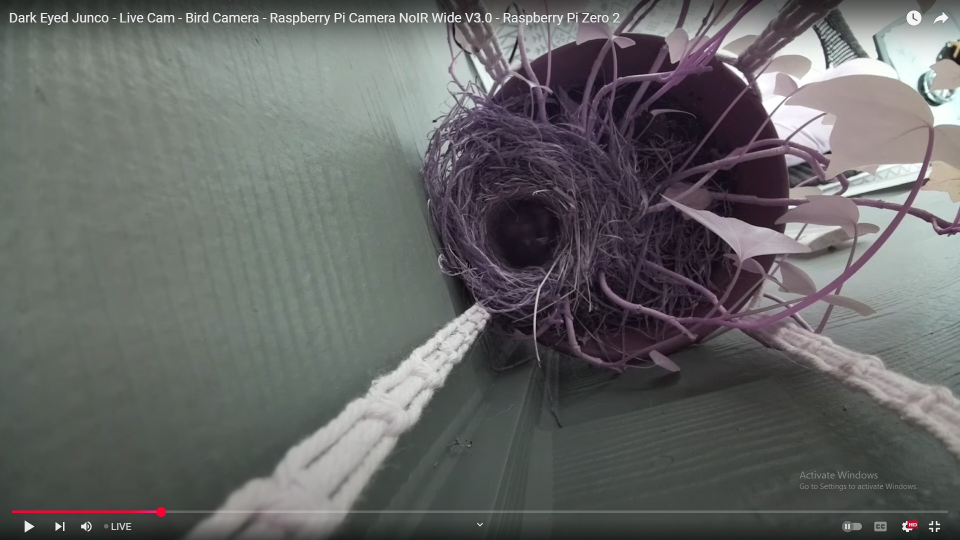
#> input picture ExampleOff.jpg, 1920 x 1080 px (shown at 1/2 size)
$ python -i mom_detector_enhanced.py   (imports and definitions only)
#> lines starting #> are read from the running program, lines starting #| are printed output that depends on the picture
#!/usr/bin/env python3
"""
Enhanced AI model to detect "on nest" vs "off nest" with improved accuracy.

Usage:
  # Train enhanced model
  python mom_detector_enhanced.py train

  # Infer on a new image
  python mom_detector_enhanced.py infer --image path/to/image.jpg

  # Train with data augmentation
  python mom_detector_enhanced.py train --augment

"""
import os
import cv2
import joblib
import shutil
import numpy as np
from skimage.feature import hog, local_binary_pattern
from skimage import exposure, filters
from sklearn.svm import SVC
from sklearn.ensemble import RandomForestClassifier, VotingClassifier
from sklearn.model_selection import train_test_split, GridSearchCV
from sklearn.metrics import classification_report, accuracy_score
from sklearn.preprocessing import StandardScaler
from sklearn.pipeline import Pipeline
import warnings
# [1 line not run here, left out]

# ─── ENHANCED CONFIG ─────────────────────────────────────────
DATA_DIR     = "data"
SUBDIRS_RAW  = ("off_nest", "on_nest")
# ROI percentages (x_min_pct, y_min_pct, x_max_pct, y_max_pct)
ROI_PCT      = (0.49, 0.25, 0.7, 0.60)
IMG_SIZE     = (128, 128)              # increased for better features
MODEL_PATH   = "mom_detector_svm.joblib"
SCALER_PATH  = "feature_scaler.joblib"

# Enhanced HOG parameters for multiple scales
HOG_PARAMS_FINE = dict(
    orientations=12,
    pixels_per_cell=(4, 4),
    cells_per_block=(2, 2),
    block_norm="L2-Hys"
)

HOG_PARAMS_COARSE = dict(
    orientations=9,
    pixels_per_cell=(8, 8),
    cells_per_block=(3, 3),
    block_norm="L2-Hys"
)

# LBP parameters for texture analysis
LBP_RADIUS = 3
LBP_N_POINTS = 24
LBP_METHOD = 'uniform'

# Data augmentation parameters
AUGMENT_PARAMS = dict(
    rotation_range=15,
    brightness_range=0.3,
    contrast_range=0.2,
    noise_std=0.02
)
# ──────────────────────────────────────────────────────────────


def preprocess_image(image):
    """Enhanced preprocessing with contrast enhancement and noise reduction."""
    # Apply CLAHE (Contrast Limited Adaptive Histogram Equalization)
    clahe = cv2.createCLAHE(clipLimit=2.0, tileGridSize=(8,8))
    enhanced = clahe.apply(image)

    # Apply bilateral filter to reduce noise while preserving edges
    filtered = cv2.bilateralFilter(enhanced, 9, 75, 75)

    return filtered


def extract_statistical_features(image):
    """Extract statistical features from the image."""
    features = []

    # Basic statistics
    features.extend([
        np.mean(image),
        np.std(image),
        np.median(image),
        np.min(image),
        np.max(image)
    ])

    # Contrast and brightness measures
    features.append(np.std(image) / (np.mean(image) + 1e-7))  # contrast ratio

    # Histogram features
    hist = cv2.calcHist([image], [0], None, [32], [0, 256])
    hist = hist.flatten() / (hist.sum() + 1e-7)  # normalize
    features.extend(hist)

    # Edge density
    edges = cv2.Canny(image, 50, 150)
    edge_density = np.sum(edges > 0) / (image.shape[0] * image.shape[1])
    features.append(edge_density)

    return np.array(features)


def extract_lbp_features(image):
    """Extract Local Binary Pattern features for texture analysis."""
    lbp = local_binary_pattern(image, LBP_N_POINTS, LBP_RADIUS, method=LBP_METHOD)

    # Calculate histogram of LBP
    hist, _ = np.histogram(lbp.ravel(), bins=LBP_N_POINTS + 2,
                          range=(0, LBP_N_POINTS + 2))
    hist = hist.astype(float)
    hist /= (hist.sum() + 1e-7)  # normalize

    return hist


def extract_enhanced_features(image):
    """Extract comprehensive feature set combining multiple methods."""
    # Preprocess image
    processed = preprocess_image(image)

    # Multi-scale HOG features
    hog_fine = hog(processed, visualize=False, feature_vector=True, **HOG_PARAMS_FINE)
    hog_coarse = hog(processed, visualize=False, feature_vector=True, **HOG_PARAMS_COARSE)

    # LBP texture features
    lbp_features = extract_lbp_features(processed)

    # Statistical features
    stat_features = extract_statistical_features(processed)

    # Combine all features
    combined_features = np.concatenate([
        hog_fine,
        hog_coarse,
        lbp_features,
        stat_features
    ])

    return combined_features


# [23 lines left out: function augment_image, not called in this run]


def compute_roi_coords(w, h):
    """Compute ROI coordinates based on image dimensions."""
    x_min = int(ROI_PCT[0] * w)
    y_min = int(ROI_PCT[1] * h)
    x_max = int(ROI_PCT[2] * w)
    y_max = int(ROI_PCT[3] * h)
    return x_min, y_min, x_max, y_max


# [193 lines left out: functions ensure_cropped, load_dataset, create_ensemble_model, optimize_hyperparameters, train_and_save, not called in this run]


def infer_on_image(image_path):
    """Inference on new image using enhanced model."""
#> called with image_path = 'ExampleOff.jpg'
    if not os.path.isfile(image_path):
        raise FileNotFoundError(f"Cannot find file: {image_path}")

    img = cv2.imread(image_path)
#> img is the input picture: shape (1080, 1920, 3); mean B, G, R 101.9, 102.6, 101.5
    if img is None:
        raise IOError(f"cv2 failed to load: {image_path}")

    h, w = img.shape[:2]
#> h = 1080; w = 1920
    x_min, y_min, x_max, y_max = compute_roi_coords(w, h)
#> x_min = 940; y_min = 270; x_max = 1344; y_max = 648

    if w >= x_max and h >= y_max:
        roi = img[y_min:y_max, x_min:x_max]
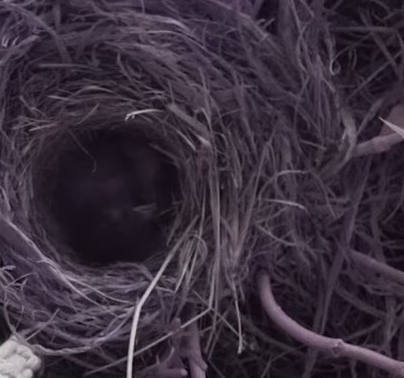
#> roi: shape (378, 404, 3); mean B, G, R 60.9, 47.6, 58.2
    else:
        roi = img

    gray = cv2.cvtColor(roi, cv2.COLOR_BGR2GRAY)
    resized = cv2.resize(gray, IMG_SIZE)
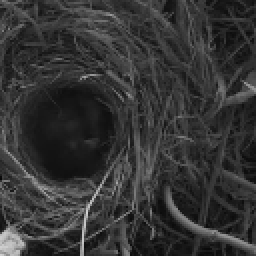
#> resized: shape (128, 128) (shown 2 times larger); min 7, max 211, mean 52.2

    # Extract enhanced features
    feats = extract_enhanced_features(resized).reshape(1, -1)
#> in preprocess_image, `enhanced = clahe.apply(image)`:
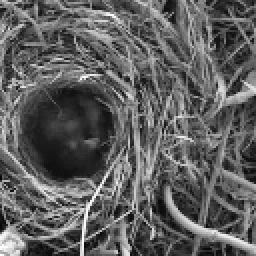
#> enhanced: shape (128, 128) (shown 2 times larger); min 6, max 254, mean 94.9
#> in preprocess_image, `filtered = cv2.bilateralFilter(enhanced, 9, 75, 75)`:
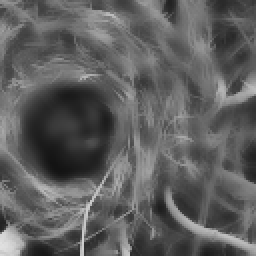
#> filtered: shape (128, 128) (shown 2 times larger); min 19, max 224, mean 94.5
#> in extract_enhanced_features, `hog_coarse = hog(processed, visualize=False, feature_vector=True, **HO..`: hog_coarse = 15876 values, max 0.406 at index 13425, min 0 at index 589, mean 0.0836
#> in extract_lbp_features, `lbp = local_binary_pattern(image, LBP_N_POINTS, LBP_RADIUS, method=LBP..`:
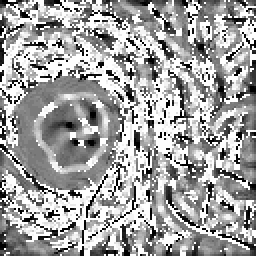
#> lbp: shape (128, 128) float64 (shown 2 times larger); min 0, max 25, mean 15.9; drawn with min black and max white
#> in extract_lbp_features, `hist, _ = np.histogram(lbp.ravel(), bins=LBP_N_POINTS + 2, range=(0, L..`: hist = 26 values, max 4982 at index 25, min 210 at index 21, mean 630.2
#> in extract_lbp_features, `hist /= (hist.sum() + 1e-7)`: hist = 26 values, max 0.304 at index 25, min 0.0128 at index 21, mean 0.0385
#> in extract_enhanced_features, `lbp_features = extract_lbp_features(processed)`: lbp_features has the same summary as hist in extract_lbp_features
#> in extract_statistical_features, `hist = cv2.calcHist([image], [0], None, [32], [0, 256])`: hist = 32 values, max 1675 at index 11, min 0 at index 0, mean 512
#> in extract_statistical_features, `hist = hist.flatten() / (hist.sum() + 1e-7)`: hist = 32 values, max 0.102 at index 11, min 0 at index 0, mean 0.0312
#> in extract_statistical_features, `edges = cv2.Canny(image, 50, 150)`:
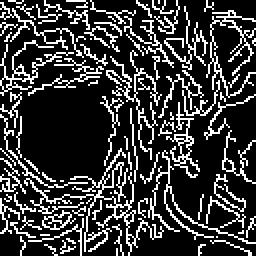
#> edges: shape (128, 128) (shown 2 times larger); 22.1% white in thin lines or dots
#> in extract_statistical_features, `edge_density = np.sum(edges > 0) / (image.shape[0] * image.shape[1])`: edge_density = 0.221
#> in extract_enhanced_features, `stat_features = extract_statistical_features(processed)`: stat_features = 39 values, max 224 at index 4, min 0 at index 6, mean 11.97

    # Load model and predict
#> (the run stopped early here; a loop or call above may not have finished)

$ run again, on test_crop.jpg
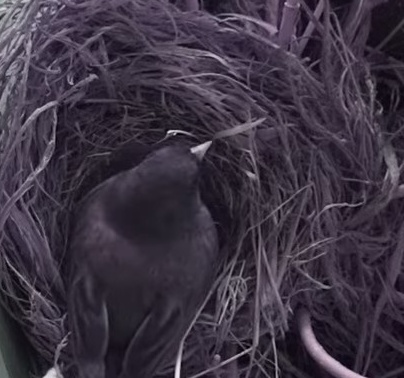
#> input picture test_crop.jpg, 404 x 378 px
#> in infer_on_image, img is the input picture: shape (378, 404, 3); mean B, G, R 66.3, 52, 60.7
#> hog_coarse = 15876 values, max 0.437 at index 12614, min 0 at index 1, mean 0.0744
#> in extract_lbp_features, `lbp = local_binary_pattern(image, LBP_N_POINTS, LBP_RADIUS, method=LBP..`:
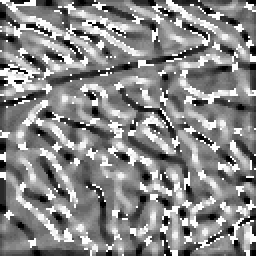
#> lbp: shape (128, 128) float64 (shown 2 times larger); min 0, max 25, mean 13.4; drawn with min black and max white
#> in extract_lbp_features, `hist, _ = np.histogram(lbp.ravel(), bins=LBP_N_POINTS + 2, range=(0, L..`: hist = 26 values, max 2037 at index 25, min 73 at index 23, mean 630.2
#> in extract_lbp_features, `hist /= (hist.sum() + 1e-7)`: hist = 26 values, max 0.124 at index 25, min 0.00446 at index 23, mean 0.0385
#> lbp_features has the same summary as hist in extract_lbp_features
#> in extract_statistical_features, `hist = cv2.calcHist([image], [0], None, [32], [0, 256])`: hist = 32 values, max 1433 at index 11, min 0 at index 0, mean 512
#> in extract_statistical_features, `hist = hist.flatten() / (hist.sum() + 1e-7)`: hist = 32 values, max 0.0875 at index 11, min 0 at index 0, mean 0.0312
#> in extract_statistical_features, `edges = cv2.Canny(image, 50, 150)`:
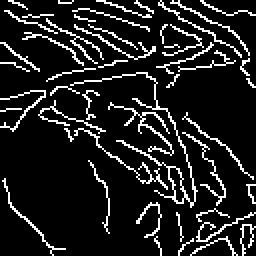
#> edges: shape (128, 128) (shown 2 times larger); 12.4% white in thin lines or dots
#> edge_density = 0.124
#> stat_features = 39 values, max 223 at index 4, min 0 at index 6, mean 12.25

$ run again, on test_crop_snap.jpg
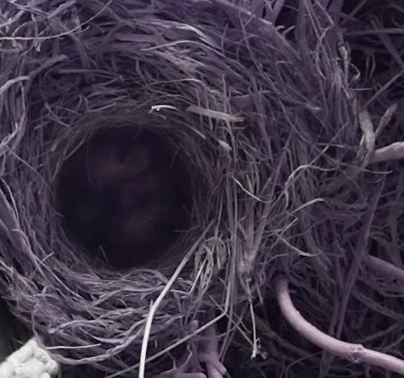
#> input picture test_crop_snap.jpg, 404 x 378 px
#> in infer_on_image, img is the input picture: shape (378, 404, 3); mean B, G, R 70.1, 54, 62.5
#> hog_coarse = 15876 values, max 0.365 at index 13815, min 0 at index 6, mean 0.075
#> in extract_lbp_features, `lbp = local_binary_pattern(image, LBP_N_POINTS, LBP_RADIUS, method=LBP..`:
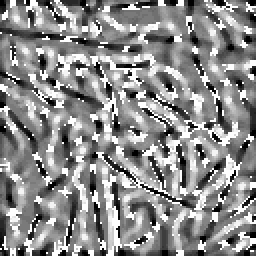
#> lbp: shape (128, 128) float64 (shown 2 times larger); min 0, max 25, mean 13.7; drawn with min black and max white
#> in extract_lbp_features, `hist, _ = np.histogram(lbp.ravel(), bins=LBP_N_POINTS + 2, range=(0, L..`: hist = 26 values, max 2381 at index 25, min 98 at index 23, mean 630.2
#> in extract_lbp_features, `hist /= (hist.sum() + 1e-7)`: hist = 26 values, max 0.145 at index 25, min 0.00598 at index 23, mean 0.0385
#> lbp_features has the same summary as hist in extract_lbp_features
#> in extract_statistical_features, `hist = cv2.calcHist([image], [0], None, [32], [0, 256])`: hist = 32 values, max 1518 at index 11, min 0 at index 0, mean 512
#> in extract_statistical_features, `hist = hist.flatten() / (hist.sum() + 1e-7)`: hist = 32 values, max 0.0927 at index 11, min 0 at index 0, mean 0.0312
#> in extract_statistical_features, `edges = cv2.Canny(image, 50, 150)`:
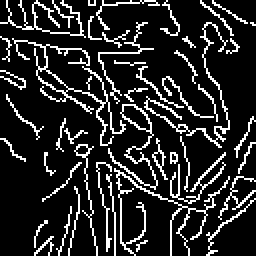
#> edges: shape (128, 128) (shown 2 times larger); 15.6% white in thin lines or dots
#> edge_density = 0.156
#> stat_features = 39 values, max 215 at index 4, min 0 at index 6, mean 12.47
